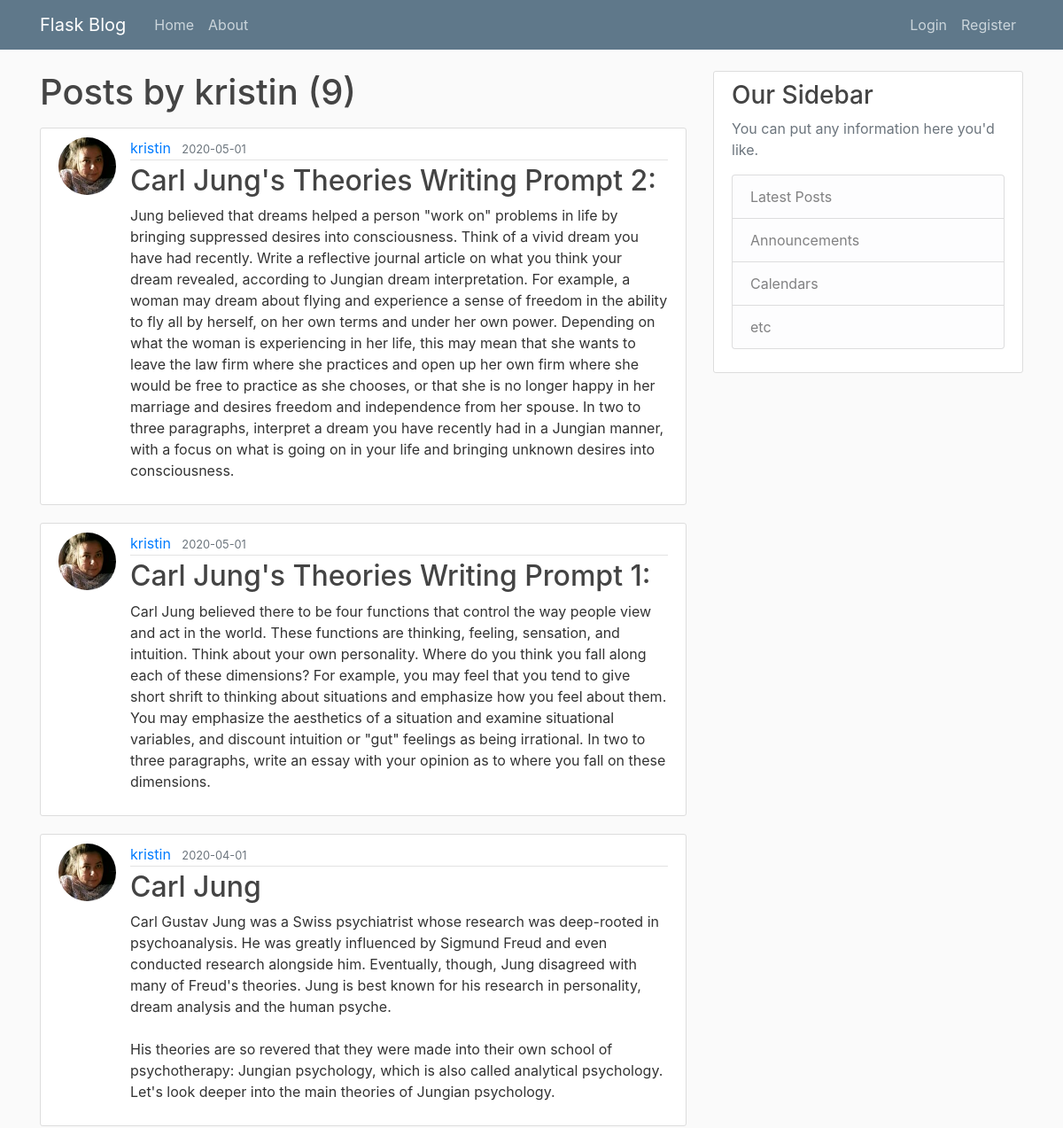
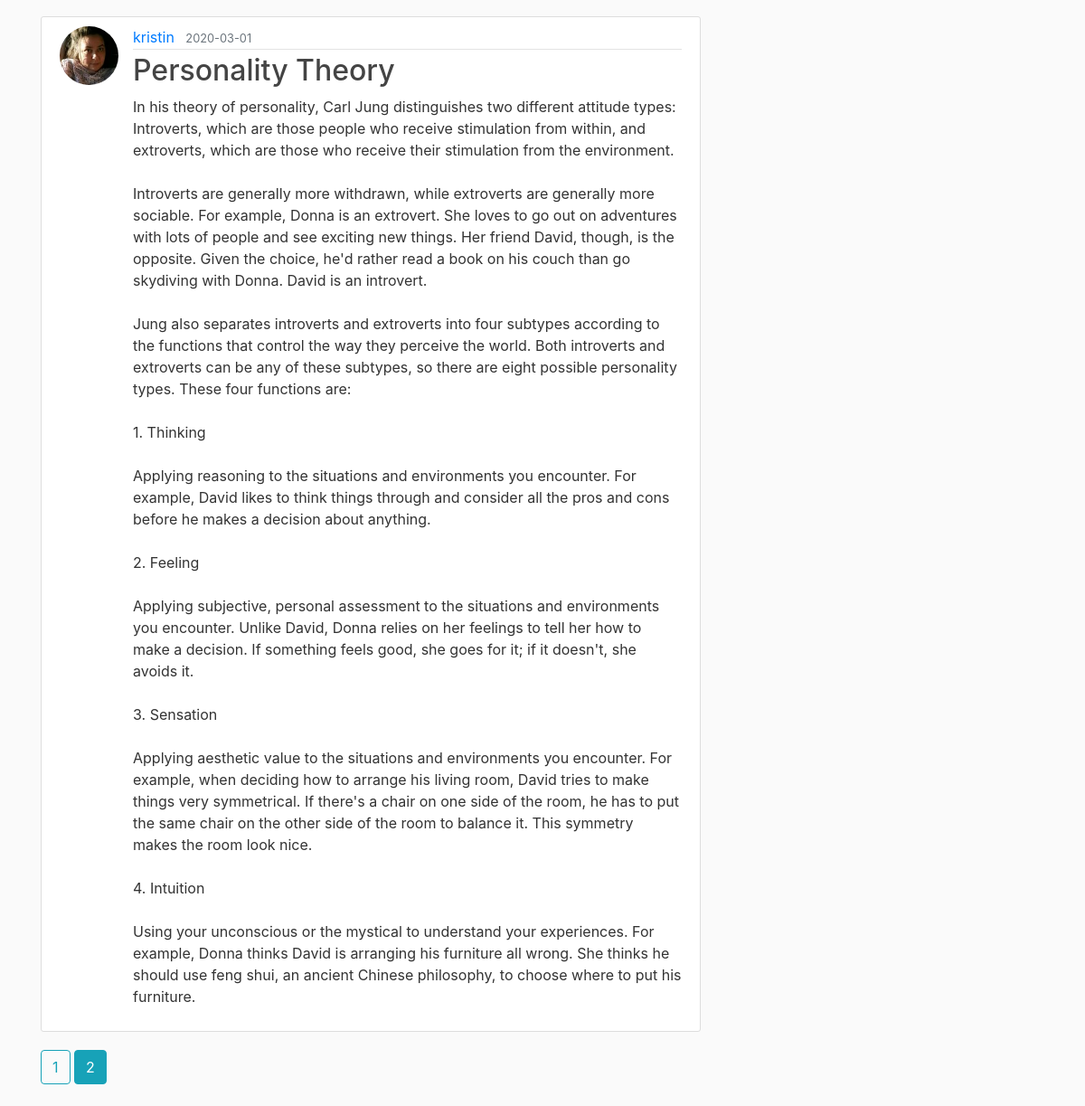
/user/kristin?page=2, run on the app's committed database (2 pictures, top to bottom).
### flask_blog/models.py (models this page shows, shortened)
class User(db.Model, UserMixin):
    id = db.Column(db.Integer, primary_key=True)
    username = db.Column(db.String(20), unique=True, nullable=False)
    email = db.Column(db.String(120), unique=True, nullable=False)
    image_file = db.Column(db.String(20), nullable=False, default='default.jpg')
    password = db.Column(db.String(60), nullable=False)
    posts = db.relationship('Post', backref='author', lazy=True)

class Post(db.Model):
    id = db.Column(db.Integer, primary_key=True)
    title = db.Column(db.String(100), nullable=False)
    date_posted = db.Column(db.DateTime, nullable=False, default=datetime.utcnow)
    content = db.Column(db.Text, nullable=False)
    user_id = db.Column(db.Integer, db.ForeignKey('user.id'), nullable=False)

### flask_blog/routes.py (the view)
@app.route("/user/<string:username>")
def user_posts(username):
    page = request.args.get('page', 1, type=int)
    user = User.query.filter_by(username=username).first_or_404()
    posts = Post.query.filter_by(author=user)\
        .order_by(Post.date_posted.desc())\
        .paginate(page=page, per_page=5)
    return render_template('user_posts.html', posts=posts, user=user)

### flask_blog/templates/user_posts.html
{% extends "layout.html" %}
{% block content %}
    <h1 class="mb-3">Posts by {{ user.username }} ({{ posts.total}})</h1>
    {% for post in posts.items %}
        <article class="media content-section">
            <img class="rounded-circle article-img" src="{{ url_for('static', filename='profile_pics/' + post.author.image_file) }}">
          <div class="media-body">
            <div class="article-metadata">
              <a class="mr-2" href="{{ url_for('user_posts', username=post.author.username) }}">{{ post.author.username }}</a>
              <small class="text-muted">{{ post.date_posted.strftime('%Y-%m-%d') }}</small>
            </div>
            <h2><a class="article-title" href="{{ url_for('post',post_id=post.id) }}">{{ post.title }}</a></h2>
            <p class="article-content">{{ post.content }}</p>
          </div>
        </article>
    {% endfor %}
    {% for page_num in posts.iter_pages(left_edge=1, right_edge=1, left_current=1, right_current=2) %}
        {% if page_num %}
            {% if posts.page == page_num %}
                <a class="btn btn-info mb-4" href="{{ url_for('user_posts',username=user.username, page=page_num) }}">{{ page_num }}</a>
            {% else %}
                <a class="btn btn-outline-info mb-4" href="{{ url_for('user_posts',username=user.username, page=page_num) }}">{{ page_num }}</a>
            {% endif %}
        {% else %}
            ...
        {% endif %}
    {% endfor %}
{% endblock content %}

### flask_blog/static/main.css (style rules this page uses)
body { background: #fafafa; color: #333333; margin-top: 5rem; }
h1, h2, h3, h4, h5, h6 { color: #444444; }
.content-section { background: #ffffff; padding: 10px 20px; border: 1px solid #dddddd; border-radius: 3px; margin-bottom: 20px; }
.article-title { color: #444444; }
.article-content { white-space: pre-line; }
.article-img { height: 65px; width: 65px; margin-right: 16px; }
.article-metadata { padding-bottom: 1px; margin-bottom: 4px; border-bottom: 1px solid #e3e3e3 }

### data on the page
User: username "kristin"
Post: image_file (picture), author.username "kristin", date_posted "2020-05-01", title "Carl Jung's Theories Writing Prompt 2:", content "Jung believed that dreams helped a person \"work on\" problems in life by bringing suppressed desires into consciousness. Think of a vivid dream you have had recently. Write a reflective journal article on what you think your dream revealed, according to Jungian dream interpretation. For example, a woman may dream about flying and experience a sense of freedom in the ability to fly all by herself, on her own terms and under her own power. Depending on what the woman is experiencing in her life, this may mean that she wants to leave the law firm where she practices and open up her own firm where she would be free to practice as she chooses, or that she is no longer happy in her marriage and…"
Post: image_file (picture), author.username "kristin", date_posted "2020-05-01", title "Carl Jung's Theories Writing Prompt 1:", content "Carl Jung believed there to be four functions that control the way people view and act in the world. These functions are thinking, feeling, sensation, and intuition. Think about your own personality. Where do you think you fall along each of these dimensions? For example, you may feel that you tend to give short shrift to thinking about situations and emphasize how you feel about them. You may emphasize the aesthetics of a situation and examine situational variables, and discount intuition or \"gut\" feelings as being irrational. In two to three paragraphs, write an essay with your opinion as to where you fall on these dimensions."
Post: image_file (picture), author.username "kristin", date_posted "2020-04-01", title "Carl Jung", content "Carl Gustav Jung was a Swiss psychiatrist whose research was deep-rooted in psychoanalysis. He was greatly influenced by Sigmund Freud and even conducted research alongside him. Eventually, though, Jung disagreed with many of Freud's theories. Jung is best known for his research in personality, dream analysis and the human psyche. His theories are so revered that they were made into their own school of psychotherapy: Jungian psychology, which is also called analytical psychology. Let's look deeper into the main theories of Jungian psychology."
Post: image_file (picture), author.username "kristin", date_posted "2020-03-01", title "Personality Theory", content "In his theory of personality, Carl Jung distinguishes two different attitude types: Introverts, which are those people who receive stimulation from within, and extroverts, which are those who receive their stimulation from the environment. Introverts are generally more withdrawn, while extroverts are generally more sociable. For example, Donna is an extrovert. She loves to go out on adventures with lots of people and see exciting new things. Her friend David, though, is the opposite. Given the choice, he'd rather read a book on his couch than go skydiving with Donna. David is an introvert. Jung also separates introverts and extroverts into four subtypes according to the functions that…"

### other printed values
{{ posts.total }} "9"
{{ page_num }} "1"
{{ page_num }} "2"
